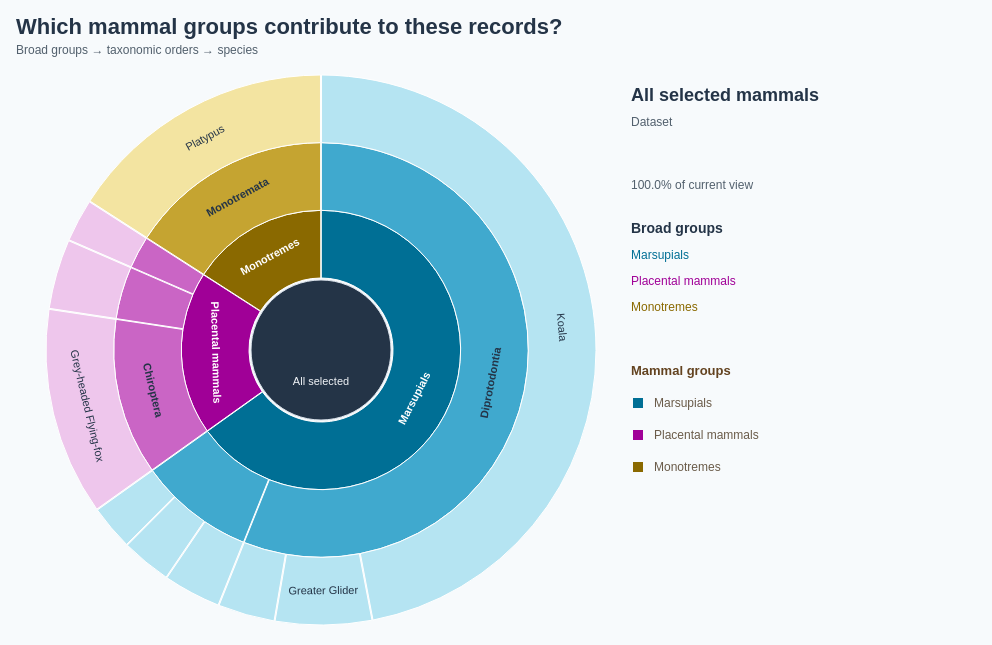

Express this chart as Vega-Lite.
### Vega specification from a JSON file in a GitHub repository (floating-point values rounded to 4 significant figures)
{"$schema": "https://vega.github.io/schema/vega/v5.json", "description": "Zoomable sunburst using exactly the 4,034 observations for the 10 species embedded in DotMap.vg.json. Broad mammal group → taxonomic order → species. Species counts are aggregated directly from DotMap observations, including its coordinate and species selection. Higher taxonomy matched by genus to the Mammal Diversity Database, https://raw.githubusercontent.com/mammaldiversity/mammaldiversity.github.io/master/_data/mdd.csv (retrieved 2026-10-10); input scientific names retained. Internal counts are zero to avoid double counting. Counts reflect recording activity, not animal abundance. Click groups or orders to focus; click centre to return to parent; Escape resets. All data embedded. All rings follow mammal-group colours, with lighter shades for taxonomic orders and species. Uses the 10 most recent available observation years (2017–2026), including partial 2026.", "width": 960, "height": 554, "padding": 16, "background": "#f7fafc", "title": {"text": "Which mammal groups contribute to these records?", "subtitle": ["Broad groups → taxonomic orders → species"], "anchor": "start", "fontSize": 22, "color": "#243447", "subtitleFontSize": 12, "subtitleColor": "#52606d", "offset": 16, "subtitlePadding": 6, "subtitleLineHeight": 16, "font": "Arial", "fontWeight": "bold", "subtitleFont": "Arial"}, "signals": [{"name": "persistentFocus", "value": "all", "on": [{"events": "@segments:click, @childLabels:click", "update": "datum.children > 0 ? datum.id : persistentFocus"}, {"events": "@centre:click", "update": "persistentFocus === 'all' ? 'all' : data('focusNode')[0].parent"}, {"events": "view:keydown[event.key === 'Escape']", "update": "'all'"}, {"events": {"signal": "selectedMammalGroup"}, "update": "selectedMammalGroup || 'all'"}]}, {"name": "hovered", "value": null, "on": [{"events": "@segments:mouseover, @childLabels:mouseover", "update": "datum.id"}, {"events": "@segments:mouseout, @childLabels:mouseout", "update": "null"}, {"events": {"signal": "focus"}, "update": "null"}]}, {"name": "current", "update": "data('focusNode')[0]"}, {"name": "hole", "value": 72}, {"name": "radius", "value": 275}, {"name": "ring", "update": "(radius - hole) / (3 - current.depth)"}, {"name": "detail", "update": "hovered ? data('hoverNode')[0] : current"}, {"name": "legendColumnWidth", "value": 280}, {"name": "legendSymbolSize", "value": 100}, {"name": "selectedMammalGroup", "value": null, "on": [{"events": "@groupLegendSymbols:click, @groupLegendLabels:click", "update": "selectedMammalGroup === datum.group ? null : datum.group"}]}, {"name": "hoveredMammalGroup", "value": null, "on": [{"events": "@groupLegendSymbols:mouseover, @groupLegendLabels:mouseover", "update": "datum.group"}, {"events": "@groupLegendSymbols:mouseout, @groupLegendLabels:mouseout", "update": "null"}]}, {"name": "focus", "update": "hoveredMammalGroup != null ? hoveredMammalGroup : persistentFocus"}, {"name": "groupLegendTop", "update": "184 + length(data('children')) * 26 + 38"}], "data": [{"name": "taxonomy", "values": [{"id": "all", "parent": null, "label": "All selected mammals", "level": "Dataset", "count": 0, "path": "All selected mammals", "total": 4034, "speciesCount": 10}, {"id": "Marsupials", "parent": "all", "label": "Marsupials", "group": "Marsupials", "level": "Broad group", "count": 0, "path": "All selected mammals → Marsupials", "total": 2628, "speciesCount": 6}, {"id": "order:Dasyuromorphia", "parent": "Marsupials", "label": "Dasyuromorphia", "group": "Marsupials", "level": "Order", "count": 0, "path": "Marsupials → Dasyuromorphia", "total": 366, "speciesCount": 3}, {"id": "species:Dasyurus maculatus", "parent": "order:Dasyuromorphia", "label": "Spotted-tailed Quoll", "scientific": "Dasyurus maculatus", "group": "Marsupials", "level": "Species", "count": 120, "path": "Marsupials → Dasyuromorphia → Spotted-tailed Quoll", "total": 120, "speciesCount": 1}, {"id": "species:Dasyurus viverrinus", "parent": "order:Dasyuromorphia", "label": "Eastern Quoll", "scientific": "Dasyurus viverrinus", "group": "Marsupials", "level": "Species", "count": 108, "path": "Marsupials → Dasyuromorphia → Eastern Quoll", "total": 108, "speciesCount": 1}, {"id": "species:Sarcophilus harrisii", "parent": "order:Dasyuromorphia", "label": "Tasmanian Devil", "scientific": "Sarcophilus harrisii", "group": "Marsupials", "level": "Species", "count": 138, "path": "Marsupials → Dasyuromorphia → Tasmanian Devil", "total": 138, "speciesCount": 1}, {"id": "order:Diprotodontia", "parent": "Marsupials", "label": "Diprotodontia", "group": "Marsupials", "level": "Order", "count": 0, "path": "Marsupials → Diprotodontia", "total": 2262, "speciesCount": 3}, {"id": "species:Petauroides volans", "parent": "order:Diprotodontia", "label": "Greater Glider", "scientific": "Petauroides volans", "group": "Marsupials", "level": "Species", "count": 230, "path": "Marsupials → Diprotodontia → Greater Glider", "total": 230, "speciesCount": 1}, {"id": "species:Phascolarctos cinereus", "parent": "order:Diprotodontia", "label": "Koala", "scientific": "Phascolarctos cinereus", "group": "Marsupials", "level": "Species", "count": 1896, "path": "Marsupials → Diprotodontia → Koala", "total": 1896, "speciesCount": 1}, {"id": "species:Setonix brachyurus", "parent": "order:Diprotodontia", "label": "Quokka", "scientific": "Setonix brachyurus", "group": "Marsupials", "level": "Species", "count": 136, "path": "Marsupials → Diprotodontia → Quokka", "total": 136, "speciesCount": 1}, {"id": "Placental mammals", "parent": "all", "label": "Placental mammals", "group": "Placental mammals", "level": "Broad group", "count": 0, "path": "All selected mammals → Placental mammals", "total": 764, "speciesCount": 3}, {"id": "order:Carnivora", "parent": "Placental mammals", "label": "Carnivora", "group": "Placental mammals", "level": "Order", "count": 0, "path": "Placental mammals → Carnivora", "total": 103, "speciesCount": 1}, {"id": "species:Neophoca cinerea", "parent": "order:Carnivora", "label": "Australian Sea Lion", "scientific": "Neophoca cinerea", "group": "Placental mammals", "level": "Species", "count": 103, "path": "Placental mammals → Carnivora → Australian Sea Lion", "total": 103, "speciesCount": 1}, {"id": "order:Chiroptera", "parent": "Placental mammals", "label": "Chiroptera", "group": "Placental mammals", "level": "Order", "count": 0, "path": "Placental mammals → Chiroptera", "total": 494, "speciesCount": 1}, {"id": "species:Pteropus poliocephalus", "parent": "order:Chiroptera", "label": "Grey-headed Flying-fox", "scientific": "Pteropus poliocephalus", "group": "Placental mammals", "level": "Species", "count": 494, "path": "Placental mammals → Chiroptera → Grey-headed Flying-fox", "total": 494, "speciesCount": 1}, {"id": "order:Lagomorpha", "parent": "Placental mammals", "label": "Lagomorpha", "group": "Placental mammals", "level": "Order", "count": 0, "path": "Placental mammals → Lagomorpha", "total": 167, "speciesCount": 1}, {"id": "species:Oryctolagus cuniculus", "parent": "order:Lagomorpha", "label": "European Rabbit", "scientific": "Oryctolagus cuniculus", "group": "Placental mammals", "level": "Species", "count": 167, "path": "Placental mammals → Lagomorpha → European Rabbit", "total": 167, "speciesCount": 1}, {"id": "Monotremes", "parent": "all", "label": "Monotremes", "group": "Monotremes", "level": "Broad group", "count": 0, "path": "All selected mammals → Monotremes", "total": 642, "speciesCount": 1}, {"id": "order:Monotremata", "parent": "Monotremes", "label": "Monotremata", "group": "Monotremes", "level": "Order", "count": 0, "path": "Monotremes → Monotremata", "total": 642, "speciesCount": 1}, {"id": "species:Ornithorhynchus anatinus", "parent": "order:Monotremata", "label": "Platypus", "scientific": "Ornithorhynchus anatinus", "group": "Monotremes", "level": "Species", "count": 642, "path": "Monotremes → Monotremata → Platypus", "total": 642, "speciesCount": 1}]}, {"name": "tree", "source": "taxonomy", "transform": [{"type": "stratify", "key": "id", "parentKey": "parent"}, {"type": "partition", "field": "count", "sort": {"field": "value", "order": "descending"}, "size": [1, 1]}]}, {"name": "focusNode", "source": "tree", "transform": [{"type": "filter", "expr": "datum.id === focus"}]}, {"name": "hoverNode", "source": "tree", "transform": [{"type": "filter", "expr": "datum.id === hovered"}]}, {"name": "visible", "source": "tree", "transform": [{"type": "filter", "expr": "datum.depth > current.depth && datum.x0 >= current.x0 - 1e-10 && datum.x1 <= current.x1 + 1e-10"}, {"type": "formula", "expr": "2 * PI * (datum.x0 - current.x0) / (current.x1 - current.x0)", "as": "start"}, {"type": "formula", "expr": "2 * PI * (datum.x1 - current.x0) / (current.x1 - current.x0)", "as": "end"}, {"type": "formula", "expr": "hole + (datum.depth - current.depth - 1) * ring", "as": "inner"}, {"type": "formula", "expr": "hole + (datum.depth - current.depth) * ring", "as": "outer"}, {"type": "formula", "expr": "(datum.start + datum.end) / 2", "as": "mid"}]}, {"name": "children", "source": "tree", "transform": [{"type": "filter", "expr": "datum.parent === focus"}, {"type": "window", "sort": {"field": ["total", "label"], "order": ["descending", "ascending"]}, "ops": ["row_number"], "as": ["rank"]}, {"type": "filter", "expr": "datum.rank <= 12"}]}, {"name": "groupLegend", "values": [{"group": "Marsupials", "x": 16}, {"group": "Placental mammals", "x": 240}, {"group": "Monotremes", "x": 505}]}], "scales": [{"name": "groupColor", "type": "ordinal", "domain": ["Marsupials", "Placental mammals", "Monotremes"], "range": ["#006F95", "#A00097", "#8A6900"]}, {"name": "orderColor", "type": "ordinal", "domain": ["Marsupials", "Placental mammals", "Monotremes"], "range": ["#40A9CE", "#CA65C5", "#C5A431"]}, {"name": "leafColor", "type": "ordinal", "domain": ["Marsupials", "Placental mammals", "Monotremes"], "range": ["#B5E4F2", "#EEC6EC", "#F3E4A1"]}], "marks": [{"name": "segments", "type": "arc", "from": {"data": "visible"}, "encode": {"update": {"x": {"value": 305}, "y": {"value": 275}, "startAngle": {"field": "start"}, "endAngle": {"field": "end"}, "innerRadius": {"field": "inner"}, "outerRadius": {"field": "outer"}, "fill": {"signal": "scale(datum.depth === 1 ? 'groupColor' : datum.depth === 2 ? 'orderColor' : 'leafColor', datum.group)"}, "fillOpacity": {"value": 1}, "stroke": {"signal": "hovered === datum.id ? '#243447' : '#ffffff'"}, "strokeWidth": {"signal": "hovered === datum.id ? 2.5 : 1"}, "padAngle": {"value": 0.003}, "cursor": {"signal": "datum.children > 0 ? 'pointer' : 'default'"}, "tooltip": {"signal": "{'Name': datum.label, 'Level': datum.level, 'Scientific name': datum.scientific || '—', 'Observations': format(datum.total, ',d'), 'Share of current view': format(datum.total / current.total, '.1%'), 'Species': datum.speciesCount}"}, "description": {"signal": "datum.path + ': ' + format(datum.total, ',d') + ' observations'"}}}}, {"name": "arcLabels", "type": "text", "interactive": false, "from": {"data": "visible"}, "encode": {"update": {"x": {"value": 305}, "y": {"value": 275}, "theta": {"field": "mid"}, "radius": {"signal": "(datum.inner + datum.outer) / 2"}, "angle": {"signal": "datum.mid * 180 / PI + (datum.mid > PI / 2 && datum.mid < 3 * PI / 2 ? 180 : 0)"}, "align": {"value": "center"}, "baseline": {"value": "middle"}, "text": {"signal": "datum.id === 'order:Dasyuromorphia' ? '' : datum.label"}, "fontSize": {"value": 11}, "fontWeight": {"signal": "datum.children > 0 ? 'bold' : 'normal'"}, "fill": {"signal": "datum.depth === 1 ? '#ffffff' : '#243447'"}, "limit": {"signal": "min(130, (datum.end - datum.start) * (datum.inner + datum.outer) / 2 - 12)"}, "opacity": {"signal": "(datum.end - datum.start) * (datum.inner + datum.outer) / 2 > 65 ? 1 : 0"}}}}, {"name": "centre", "type": "arc", "encode": {"update": {"x": {"value": 305}, "y": {"value": 275}, "startAngle": {"value": 0}, "endAngle": {"signal": "2 * PI"}, "innerRadius": {"value": 0}, "outerRadius": {"signal": "hole - 2"}, "fill": {"value": "#243447"}, "stroke": {"value": "#dce4ed"}, "cursor": {"signal": "focus === 'all' ? 'default' : 'pointer'"}, "tooltip": {"signal": "{'Current group': current.label}"}}}}, {"name": "centreCount", "type": "text", "interactive": false, "encode": {"update": {"x": {"value": 305}, "y": {"value": 267}, "text": {"value": ""}, "fontSize": {"value": 22}, "fill": {"value": "#ffffff"}, "align": {"value": "center"}, "fontWeight": {"value": "bold"}}}}, {"name": "centreCaption", "type": "text", "interactive": false, "encode": {"update": {"x": {"value": 305}, "y": {"value": 290}, "text": {"value": ""}, "fontSize": {"value": 11}, "fill": {"value": "#F1F4F8"}, "align": {"value": "center"}}}}, {"name": "centreBack", "type": "text", "interactive": false, "encode": {"update": {"x": {"value": 305}, "y": {"value": 310}, "text": {"signal": "focus === 'all' ? 'All selected' : '↑ Go back'"}, "fontSize": {"value": 11}, "fill": {"value": "#F1F4F8"}, "align": {"value": "center"}}}}, {"name": "detailTitle", "type": "text", "interactive": false, "encode": {"update": {"x": {"value": 615}, "y": {"value": 26}, "text": {"signal": "detail.label"}, "fontSize": {"value": 18}, "fill": {"value": "#243447"}, "fontWeight": {"value": "bold"}, "limit": {"value": 330}}}}, {"name": "detailLevel", "type": "text", "interactive": false, "encode": {"update": {"x": {"value": 615}, "y": {"value": 51}, "text": {"signal": "detail.level + (detail.scientific ? ' · ' + detail.scientific : '')"}, "fontSize": {"value": 12}, "fill": {"value": "#52606d"}, "limit": {"value": 330}}}}, {"name": "detailCount", "type": "text", "interactive": false, "encode": {"update": {"x": {"value": 615}, "y": {"value": 87}, "text": {"value": ""}, "fontSize": {"value": 22}, "fill": {"value": "#243447"}, "fontWeight": {"value": "bold"}}}}, {"name": "detailShare", "type": "text", "interactive": false, "encode": {"update": {"x": {"value": 615}, "y": {"value": 114}, "text": {"signal": "format(detail.total / current.total, '.1%') + ' of current view'"}, "fontSize": {"value": 12}, "fill": {"value": "#52606d"}}}}, {"name": "listTitle", "type": "text", "interactive": false, "encode": {"update": {"x": {"value": 615}, "y": {"value": 158}, "text": {"signal": "current.depth === 0 ? 'Broad groups' : current.depth === 1 ? 'Taxonomic orders' : 'Species'"}, "fontSize": {"value": 14}, "fill": {"value": "#243447"}, "fontWeight": {"value": "bold"}}}}, {"name": "childLabels", "type": "text", "from": {"data": "children"}, "encode": {"update": {"x": {"value": 615}, "y": {"signal": "184 + (datum.rank - 1) * 26"}, "text": {"field": "label"}, "fontSize": {"value": 12}, "fill": {"scale": "groupColor", "field": "group"}, "fontWeight": {"signal": "hovered === datum.id ? 'bold' : 'normal'"}, "limit": {"value": 245}, "cursor": {"signal": "datum.children > 0 ? 'pointer' : 'default'"}, "tooltip": {"signal": "{'Name': datum.label, 'Observations': format(datum.total, ',d'), 'Share of current view': format(datum.total / current.total, '.1%')}"}}}}, {"name": "childCounts", "type": "text", "interactive": false, "from": {"data": "children"}, "encode": {"update": {"x": {"value": 944}, "y": {"signal": "184 + (datum.rank - 1) * 26"}, "align": {"value": "right"}, "text": {"value": ""}, "fontSize": {"value": 12}, "fill": {"value": "#52606d"}}}}, {"name": "groupLegendSymbols", "type": "symbol", "from": {"data": "groupLegend"}, "encode": {"update": {"x": {"value": 622}, "y": {"signal": "groupLegendTop + 28 + (datum.group === 'Marsupials' ? 0 : datum.group === 'Placental mammals' ? 1 : 2) * 32"}, "shape": {"value": "square"}, "size": {"signal": "legendSymbolSize"}, "fill": {"scale": "groupColor", "field": "group"}, "cursor": {"value": "pointer"}, "opacity": {"signal": "focus === 'all' || current.group === datum.group ? 1 : 0.3"}}}, "interactive": true}, {"name": "groupLegendLabels", "type": "text", "from": {"data": "groupLegend"}, "encode": {"update": {"x": {"value": 638}, "y": {"signal": "groupLegendTop + 28 + (datum.group === 'Marsupials' ? 0 : datum.group === 'Placental mammals' ? 1 : 2) * 32"}, "baseline": {"value": "middle"}, "text": {"field": "group"}, "fontSize": {"value": 12}, "fill": {"value": "#6a5b49"}, "font": {"value": "Arial"}, "cursor": {"value": "pointer"}, "opacity": {"signal": "focus === 'all' || current.group === datum.group ? 1 : 0.3"}, "fontWeight": {"signal": "focus !== 'all' && current.group === datum.group ? 'bold' : 'normal'"}}}, "interactive": true}, {"name": "groupLegendTitle", "type": "text", "interactive": false, "encode": {"update": {"x": {"value": 615}, "y": {"signal": "groupLegendTop"}, "text": {"value": "Mammal groups"}, "font": {"value": "Arial"}, "fontSize": {"value": 13}, "fontWeight": {"value": "bold"}, "fill": {"value": "#634320"}}}}], "config": {"font": "Arial", "legend": {"labelFont": "Arial", "titleFont": "Arial", "labelFontSize": 12, "titleFontSize": 13, "titleFontWeight": "bold", "labelColor": "#6a5b49", "titleColor": "#634320", "symbolType": "square", "symbolSize": 100, "rowPadding": 8, "columnPadding": 24, "labelOffset": 8}}, "usermeta": {"observationWindow": {"source": "Dataset/observations-794195.csv", "dateField": "observed_on", "years": [2017, 2018, 2019, 2020, 2021, 2022, 2023, 2024, 2025, 2026], "yearCount": 10, "includesPartialLatestYear": true}}}
